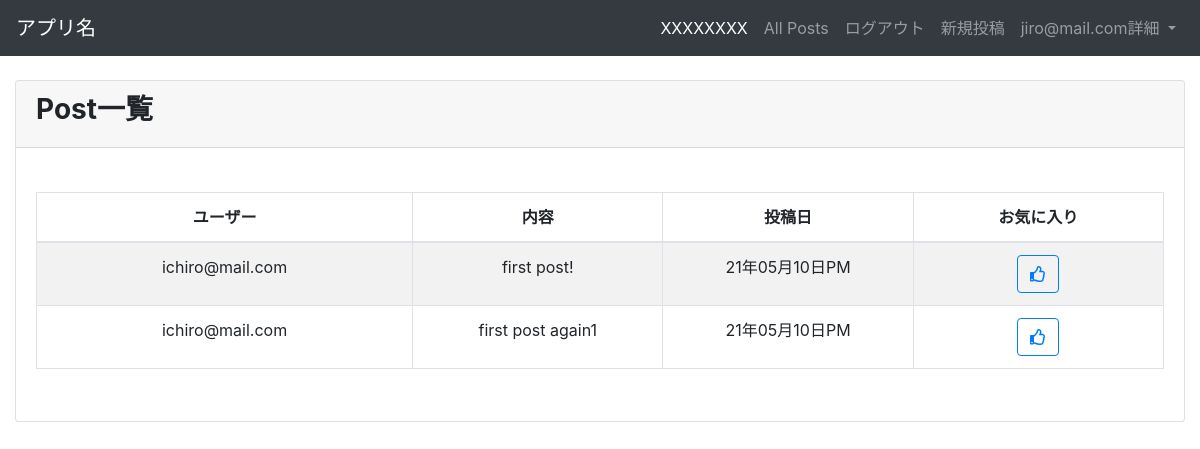
The page /microposts/list/ (signed in) on the database as committed earlier.
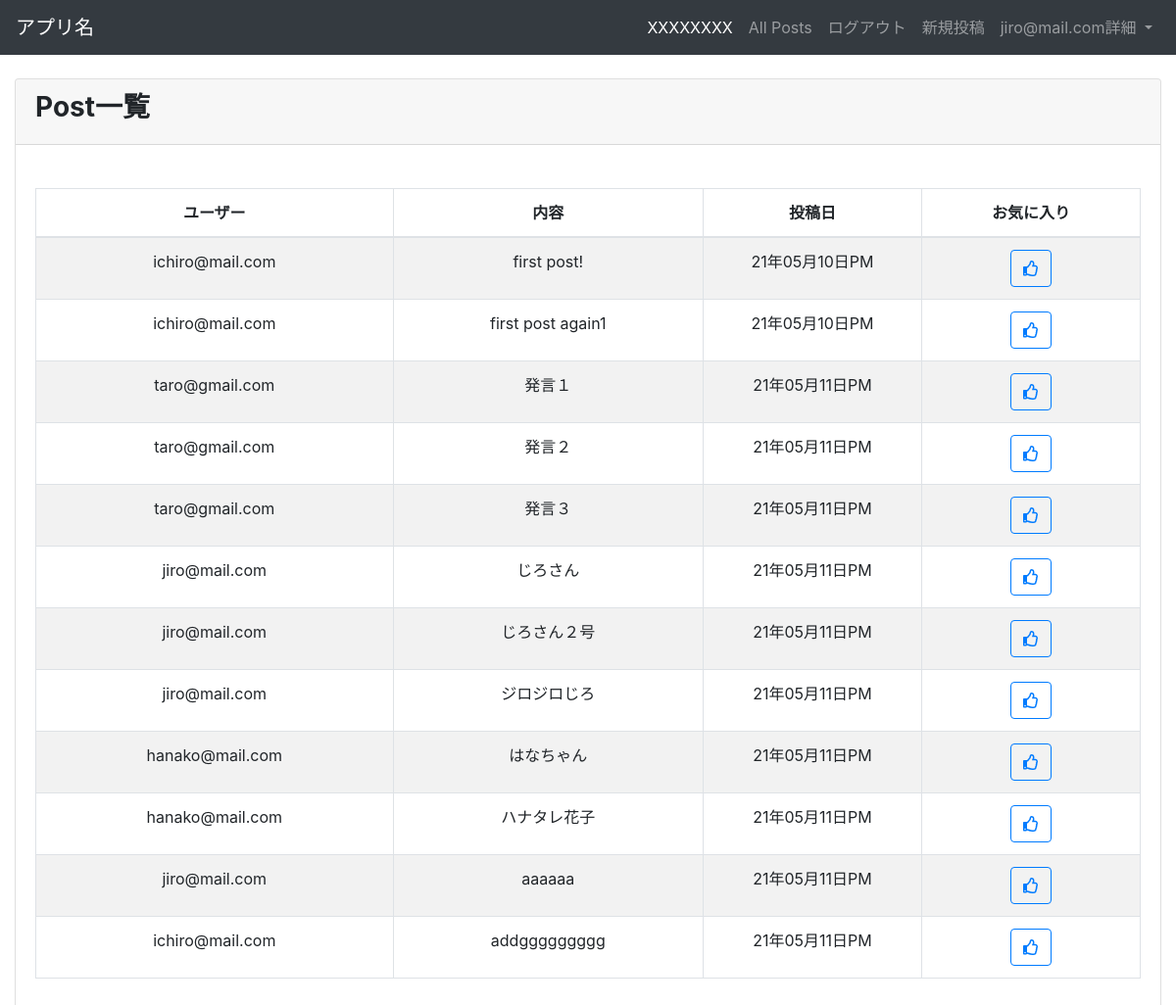
The same page on the database as committed later.
### microposts/models.py (models this page shows)
class Post(models.Model):
    owner = models.ForeignKey('accounts.Users', verbose_name='オーナー', on_delete=models.CASCADE)
    content = models.TextField(max_length=255)
    created_at = models.DateTimeField(auto_now_add=True)
    class Meta:
        db_table = 'posts'

### accounts/models.py (models this page shows, shortened)
class Users(AbstractBaseUser, PermissionsMixin):
    username = models.CharField(max_length=100)
    email = models.EmailField(max_length=100, unique=True)
    followers = models.ManyToManyField('self', blank='True', symmetrical='False')
    is_active = models.BooleanField(default=True)
    is_staff = models.BooleanField(default=False)
    USERNAME_FIELD = 'email'
    REQUIRED_FIELDS = ['username']
    object = UserManager()
    favoritePost = models.ManyToManyField(
        'microposts.Post', blank=True,
        verbose_name='お気に入りの投稿'
    )

### microposts/views.py (the view, shortened to what this page needs)
# urls.py: path('list/', PostListView.as_view(), name='list'),
class PostListView(LoginRequiredMixin, ListView):
    template_name = 'microposts/list.html'
    model = Post
    def get_context_data(self, **kwargs):
        context = super().get_context_data(**kwargs)
        user = self.request.user
        context['favorite_list'] = user.favoritePost.all()
        context['posts_list'] = Post.objects.all()
        return context

### templates/microposts/list.html (shortened to what this page needs)
{% extends 'base.html' %}
{% load bootstrap4 %}
{% block content %}
    <div class="content-wrapper">
        <div class="container-fluid">
            <div class="card mb-3">
                <div class="card-header">
                    <h3><b>Post一覧</b></h3>
                </div>
                <div class="card-body">
                    <div class="table table-responsive">
                        <table id='post_list' width="100%" class="table table-striped table-bordered table-hover">
                            <thead>
                            <tr>
                                <th class="text-center">ユーザー</th>
                                <th class="text-center">内容</th>
                                <th class="text-center">投稿日</th>
                                <th class="text-center">お気に入り</th>
                            </tr>
                            </thead>
                            <tbody>
                            {% for item in posts_list %}
                                <tr class="odd gradeX text-center">
                                    <td class="text-center" width="100">{{ item.owner }}</td>
                                    <td class="text-center" width="100">{{ item.content }}</td>
                                    <td class="text-center" width="100">{{ item.created_at | date:"y年m月d日A " }}</td>
                                    <td class="text-center" width="100">
                                        {% if item in favorite_list %}
                                            <form action="{% url 'accounts:removefavorite' pk=item.pk %}" method="post">
                                                <button type="submit" class="btn btn-outline-primary" name="button">
                                                    <i class="fas fa-thumbs-up"></i>
                                                </button>
                                                {% csrf_token %}
                                            </form>
                                        {% else %}
                                            <form action="{% url 'accounts:favorite' pk=item.pk %}" method="post">
                                                <button type="submit" class="btn btn-outline-primary" name="button">
                                                    <i class="far fa-thumbs-up"></i>
                                                </button>
                                            </form>
                                        {% endif %}
                                    </td>
                                </tr>
                            {% endfor %}
                            </tbody>
                        </table>
                    </div>
                </div>
            </div>
        </div>
    </div>
{% endblock %}

Rows that differ between the two databases and show on the page:
added Post: owner "taro@gmail.com", content "発言１", created_at "21年05月11日PM"
added Post: owner "taro@gmail.com", content "発言２", created_at "21年05月11日PM"
added Post: owner "taro@gmail.com", content "発言３", created_at "21年05月11日PM"
added Post: owner "jiro@mail.com", content "じろさん", created_at "21年05月11日PM"
added Post: owner "jiro@mail.com", content "じろさん２号", created_at "21年05月11日PM"
added Post: owner "jiro@mail.com", content "ジロジロじろ", created_at "21年05月11日PM"
added Post: owner "hanako@mail.com", content "はなちゃん", created_at "21年05月11日PM"
added Post: owner "hanako@mail.com", content "ハナタレ花子", created_at "21年05月11日PM"
added Post: owner "jiro@mail.com", content "aaaaaa", created_at "21年05月11日PM"
added Post: owner "ichiro@mail.com", content "addggggggggg", created_at "21年05月11日PM"
